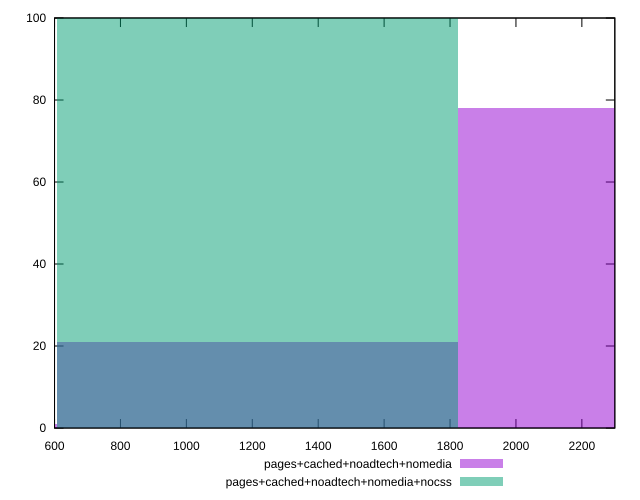

The script that saved this image:
reset

$pagesCachedNoadtechNomedia <<EOF
2434.207154914439 78
1217.1035774572194 21
0 1
EOF

$pagesCachedNoadtechNomediaNocss <<EOF
1217.1035774572194 100
EOF

set key outside below
set boxwidth 1217.1035774572194
set xrange [600:2300]
set yrange [0:100]
set trange [0:100]
set style fill transparent solid 0.5 noborder
set terminal svg size 640, 500 enhanced background rgb 'white'
set output "report_00014_2021-02-09T15:56:05.503Z/unused-javascript/comparison/histogram/3_vs_4.svg"

plot $pagesCachedNoadtechNomedia title "pages+cached+noadtech+nomedia" with boxes, \
     $pagesCachedNoadtechNomediaNocss title "pages+cached+noadtech+nomedia+nocss" with boxes

reset
